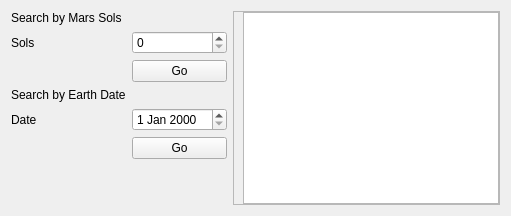
                  <widget class="QWidget" name="S_MINITES_Tab">
                   <attribute name="title">
                    <string>PANCAM</string>
                   </attribute>
                   <layout class="QHBoxLayout" name="horizontalLayout_54" stretch="3,8">
                    <item>
                     <layout class="QGridLayout" name="S_MINITES_Grid">
                      <item row="4" column="1">
                       <widget class="QDateEdit" name="S_MINITES_Date"/>
                      </item>
                      <item row="4" column="0">
                       <widget class="QLabel" name="S_MINITES_2">
                        <property name="text">
                         <string>Date</string>
                        </property>
                       </widget>
                      </item>
                      <item row="2" column="1">
                       <widget class="QPushButton" name="S_MINITES_SOLS_Button">
                        <property name="text">
                         <string>Go</string>
                        </property>
                       </widget>
                      </item>
                      <item row="0" column="0">
                       <widget class="QLabel" name="S_MINITES_0">
                        <property name="text">
                         <string>Search by Mars Sols</string>
                        </property>
                       </widget>
                      </item>
                      <item row="1" column="0">
                       <widget class="QLabel" name="S_MINITES_1">
                        <property name="text">
                         <string>Sols</string>
                        </property>
                       </widget>
                      </item>
                      <item row="1" column="1">
                       <widget class="QSpinBox" name="S_MINITES_Sols"/>
                      </item>
                      <item row="5" column="1">
                       <widget class="QPushButton" name="S_MINITES_DATE_Button">
                        <property name="text">
                         <string>Go</string>
                        </property>
                       </widget>
                      </item>
                      <item row="3" column="0">
                       <widget class="QLabel" name="S_MINITES_3">
                        <property name="text">
                         <string>Search by Earth Date</string>
                        </property>
                       </widget>
                      </item>
                      <item row="6" column="1">
                       <spacer name="spacer_13">
                        <property name="orientation">
                         <enum>Qt::Vertical</enum>
                        </property>
                        <property name="sizeHint" stdset="0">
                         <size>
                          <width>20</width>
                          <height>40</height>
                         </size>
                        </property>
                       </spacer>
                      </item>
                     </layout>
                    </item>
                    <item>
                     <widget class="QFrame" name="S_MINITES_Frame">
                      <property name="frameShape">
                       <enum>QFrame::StyledPanel</enum>
                      </property>
                      <property name="frameShadow">
                       <enum>QFrame::Raised</enum>
                      </property>
                      <layout class="QHBoxLayout" name="horizontalLayout_55">
                       <property name="topMargin">
                        <number>0</number>
                       </property>
                       <property name="rightMargin">
                        <number>0</number>
                       </property>
                       <property name="bottomMargin">
                        <number>0</number>
                       </property>
                       <item>
                        <widget class="QListWidget" name="S_MINITES_List"/>
                       </item>
                      </layout>
                     </widget>
                    </item>
                   </layout>
                  </widget>
